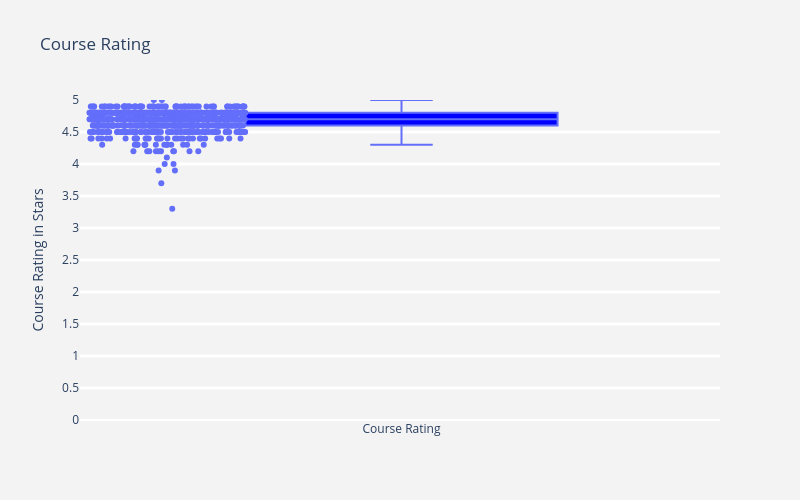

Here is the notebook cell this chart was saved with:
### Markdown cell above
As checked before all values are `>=0`. The most values are roughly in a range: `[10k, 100k]`, with a `median: 42k`. There are definitely some outliers at the millions with the `max: 3.2M`, but those are surely `valid values - not anomalies`, which emphasize the range of the student enrollments and therefore should be `kept in the dataset`.

### Code cell
# Create second plot for Course Rating
fig_rating_plot = go.Figure()
fig_rating_plot.add_trace(
    go.Box(
        y=coursera_data["course_rating"],
        boxpoints="all",
        name="Course Rating",
        fillcolor="blue",
        jitter=0.5,
        whiskerwidth=0.2,
    )
)

fig_rating_plot.update_layout(
    title="Course Rating",
    width=800,
    height=500,
    yaxis=dict(
        title="Course Rating in Stars",
        gridcolor="rgb(255, 255, 255)",
        gridwidth=3,
        range=[0, 5],
        dtick=0.5,
    ),
    paper_bgcolor="rgb(243, 243, 243)",
    plot_bgcolor="rgb(243, 243, 243)",
)

fig_rating_plot.show()

### Figure 1 — Plotly figure (JSON) as saved in the notebook; plotly's stock layout.template omitted (floating-point values rounded to 4 significant figures; data arrays with more than 128 entries replaced by an {"elided": "..."} marker saying what was removed)
{"data": [{"boxpoints": "all", "fillcolor": "blue", "jitter": 0.5, "name": "Course Rating", "type": "box", "whiskerwidth": 0.2, "y": {"elided": "891 float values"}}], "layout": {"height": 500, "paper_bgcolor": "rgb(243, 243, 243)", "plot_bgcolor": "rgb(243, 243, 243)", "title": {"text": "Course Rating"}, "width": 800, "yaxis": {"dtick": 0.5, "gridcolor": "rgb(255, 255, 255)", "gridwidth": 3, "range": [0, 5], "title": {"text": "Course Rating in Stars"}}}}
